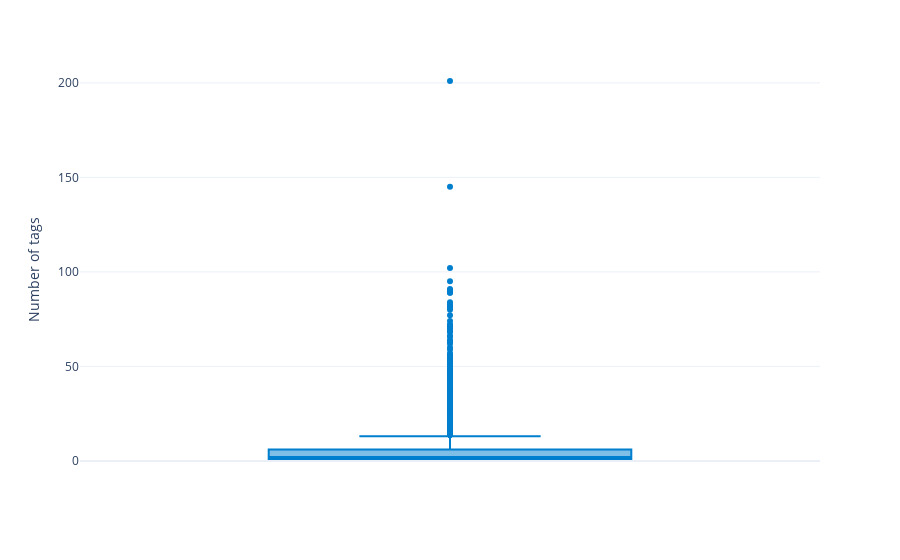

Notebook code cell kept with this figure:
### Code cell
df = px.data.tips()
fig = px.box(movies_tag_grouped, y="n_tags",
labels={'n_tags':'Number of tags'},
template=theme)
fig.update_traces(marker_color=k_colors[0])
fig.show()

### Figure 1 — Plotly figure (JSON) as saved in the notebook; plotly's stock layout.template omitted (floating-point values rounded to 4 significant figures; data arrays with more than 128 entries replaced by an {"elided": "..."} marker saying what was removed)
{"data": [{"alignmentgroup": "True", "hovertemplate": "Number of tags=%{y}<extra></extra>", "legendgroup": "", "marker": {"color": "rgb(0,127,206)"}, "name": "", "notched": false, "offsetgroup": "", "orientation": "v", "showlegend": false, "type": "box", "x0": " ", "xaxis": "x", "y": {"elided": "14168 int values"}, "y0": " ", "yaxis": "y"}], "layout": {"boxmode": "group", "legend": {"tracegroupgap": 0}, "margin": {"t": 60}, "xaxis": {"anchor": "y", "domain": [0, 1]}, "yaxis": {"anchor": "x", "domain": [0, 1], "title": {"text": "Number of tags"}}}}
